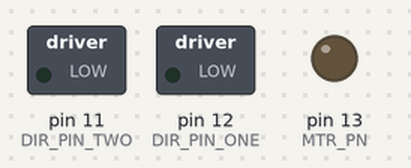
Recording of a sketch running on a simulated Arduino Uno, built with avr-gcc and run on an emulated ATmega328P. Parts: switched loads named in the sketch (green lamp = pin HIGH), output pins drawn as LEDs (lit = HIGH).

Above: at 1.5 s.
At 4.5 s:
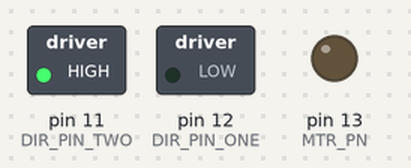
At 7.5 s:
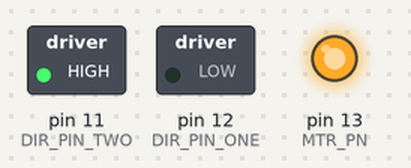
Timing chart, 0 to 11.7 s (numbered marks = the images above):
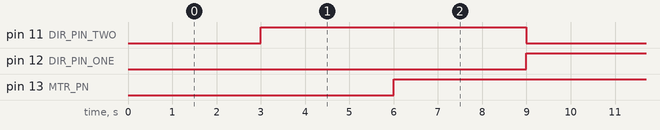

The sketch:

AZEL.ino
```cpp
int MTR_PN = 13;
int DIR_PIN_ONE = 12;
int DIR_PIN_TWO = 11;
boolean DIR_EN_ONE = false;
boolean DIR_EN_TWO = false;
boolean MTR_EN = false;

void setup() {
  pinMode(MTR_PN, OUTPUT);
  pinMode(DIR_PIN_ONE, OUTPUT);
  pinMode(DIR_PIN_TWO, OUTPUT);
  digitalWrite(DIR_PIN_TWO, DIR_EN_TWO);
  digitalWrite(DIR_PIN_ONE, DIR_EN_ONE);
  digitalWrite(MTR_PN, MTR_EN);
}

void loop() {
  delay(3000);
  setMotor(false);
  setFwd(false);
  delay(3000);
  setMotor(true);
  setFwd(false);
  delay(3000);
  setMotor(true);
  setFwd(true);
}

void setMotor(bool EN){
  MTR_EN = EN;
  digitalWrite(MTR_PN, EN);
}

void setFwd(bool EN){
  DIR_EN_ONE = EN;
  DIR_EN_TWO = !EN;
  digitalWrite(DIR_PIN_ONE, DIR_EN_ONE);
  digitalWrite(DIR_PIN_TWO, DIR_EN_TWO);

}
```

Measured:
- by itself, pin 11 (DIR_PIN_TWO), pin 13 (MTR_PN): alternates HIGH for 6.0 s and LOW for 3.0 s
- by itself, pin 12 (DIR_PIN_ONE): alternates HIGH for 3.0 s and LOW for 6.0 s
- by itself, everything shown: repeats every 9.0 s, in 3 steps
